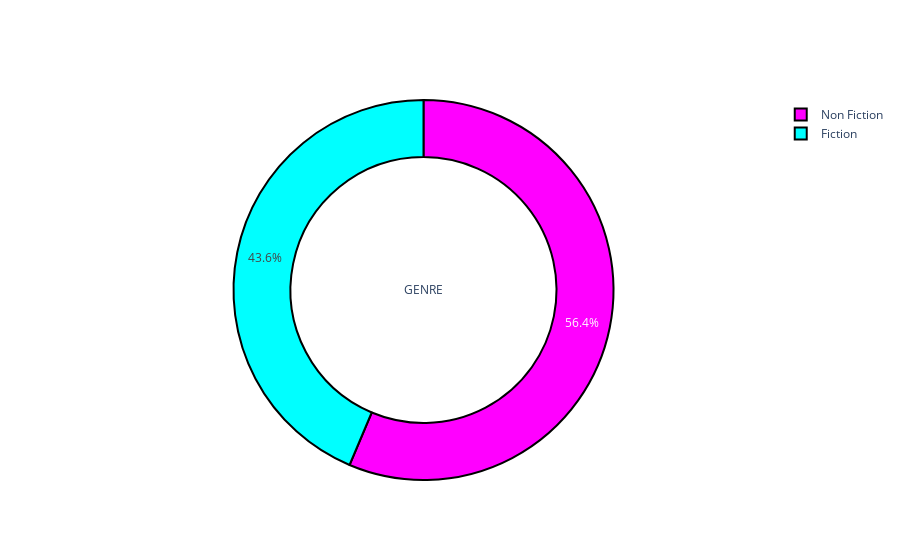

The code cell stored with this chart in its notebook:
### Markdown cell above
##### Função para fazer plotagem do tipo Pie usando Plotly

### Code cell
def pie_plot(cnt_srs, colors, title):
    labels=cnt_srs.index
    values=cnt_srs.values
    trace = go.Pie(labels=labels,
                    values=values,
                    title=title,
                    hoverinfo='percent+value',
                    textinfo='percent',
                    textposition='inside',
                    hole=0.7,
                    showlegend=True,
                    marker=dict(colors=colors,
                               line=dict(color='#000000', width=2),
                                )
                    )
    return trace

bold("**OBRAS DE NÃO FICÇÃO SÁO MAIS VENDIDAS QUE OBRAS DE FICÇÃO**")
py.iplot([pie_plot(dados['Genre'].value_counts(), ['magenta', 'cyan'], 'GENRE')])

### Figure 1 — Plotly figure (JSON) as saved in the notebook; plotly's stock layout.template omitted (floating-point values rounded to 4 significant figures)
{"data": [{"hole": 0.7, "hoverinfo": "percent+value", "labels": ["Non Fiction", "Fiction"], "marker": {"colors": ["magenta", "cyan"], "line": {"color": "#000000", "width": 2}}, "showlegend": true, "textinfo": "percent", "textposition": "inside", "title": {"text": "GENRE"}, "type": "pie", "values": [310, 240]}], "layout": {}}
